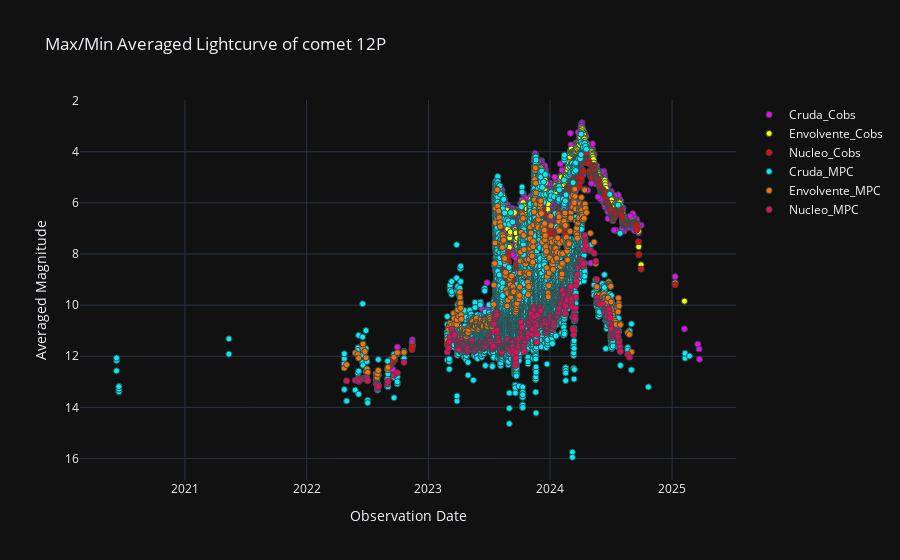

Notebook code for this chart:
### Code cell
fig = go.Figure()
    
fig.add_trace(go.Scatter(x=curva_cruda_cobs_df.obs_date, 
        y=curva_cruda_cobs_df.magnitud_reducida, mode='markers',
        name='Cruda_Cobs', 
        marker=dict(color='#fa04f6', line=dict(width=1, color='DarkSlateGrey'))))

fig.add_trace(go.Scatter(x=envolvente_cobs_df.obs_date, 
        y=envolvente_cobs_df.promedio_movil, mode='markers',
        name='Envolvente_Cobs', 
        marker=dict(color='yellow', line=dict(width=1, color='DarkSlateGrey'))))

fig.add_trace(go.Scatter(x=nucleo_cobs_df.obs_date, 
        y=nucleo_cobs_df.promedio_movil, mode='markers',
        name='Nucleo_Cobs', 
        marker=dict(color='red', line=dict(width=1, color='DarkSlateGrey'))))

fig.add_trace(go.Scatter(x=curva_cruda_mpc_df.obs_date, 
        y=curva_cruda_mpc_df.magnitud_reducida, mode='markers',
        name='Cruda_MPC', 
        marker=dict(color='#04ebfa', line=dict(width=1, color='DarkSlateGrey'))))

fig.add_trace(go.Scatter(x=envolvente_mpc_df.obs_date, 
        y=envolvente_mpc_df.promedio_movil, mode='markers',
        name='Envolvente_MPC', 
        marker=dict(color='#fa7004 ', line=dict(width=1, color='DarkSlateGrey'))))

fig.add_trace(go.Scatter(x=nucleo_mpc_df.obs_date, 
        y=nucleo_mpc_df.promedio_movil, mode='markers',
        name='Nucleo_MPC', 
        marker=dict(color='#fa045b', line=dict(width=1, color='DarkSlateGrey'))))

fig.update_layout(template='plotly_dark')
fig.update_yaxes(autorange="reversed")
fig.update_layout(template='plotly_dark', xaxis_title='Observation Date', yaxis_title='Averaged Magnitude', title = f'Max/Min Averaged Lightcurve of comet {nombre_del_cometa}')
fig.show()

### Figure 1 — Plotly figure (JSON) as saved in the notebook; plotly's stock layout.template omitted (floating-point values rounded to 4 significant figures; data arrays with more than 128 entries replaced by an {"elided": "..."} marker saying what was removed)
{"data": [{"marker": {"color": "#fa04f6", "line": {"color": "DarkSlateGrey", "width": 1}}, "mode": "markers", "name": "Cruda_Cobs", "type": "scatter", "x": {"elided": "2188 str values"}, "y": {"elided": "2188 float values"}}, {"marker": {"color": "yellow", "line": {"color": "DarkSlateGrey", "width": 1}}, "mode": "markers", "name": "Envolvente_Cobs", "type": "scatter", "x": {"elided": "443 str values"}, "y": {"elided": "443 float values"}}, {"marker": {"color": "red", "line": {"color": "DarkSlateGrey", "width": 1}}, "mode": "markers", "name": "Nucleo_Cobs", "type": "scatter", "x": {"elided": "441 str values"}, "y": {"elided": "441 float values"}}, {"marker": {"color": "#04ebfa", "line": {"color": "DarkSlateGrey", "width": 1}}, "mode": "markers", "name": "Cruda_MPC", "type": "scatter", "x": {"elided": "7690 str values"}, "y": {"elided": "7690 float values"}}, {"marker": {"color": "#fa7004 ", "line": {"color": "DarkSlateGrey", "width": 1}}, "mode": "markers", "name": "Envolvente_MPC", "type": "scatter", "x": {"elided": "449 str values"}, "y": {"elided": "449 float values"}}, {"marker": {"color": "#fa045b", "line": {"color": "DarkSlateGrey", "width": 1}}, "mode": "markers", "name": "Nucleo_MPC", "type": "scatter", "x": {"elided": "447 str values"}, "y": {"elided": "447 float values"}}], "layout": {"title": {"text": "Max/Min Averaged Lightcurve of comet 12P"}, "xaxis": {"title": {"text": "Observation Date"}}, "yaxis": {"autorange": "reversed", "title": {"text": "Averaged Magnitude"}}}}
